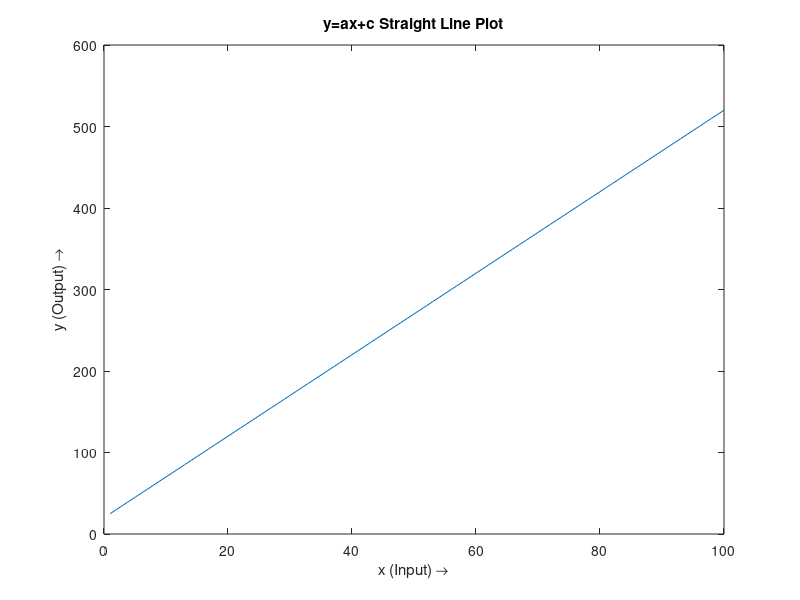

Source code (MATLAB):
% How to Generate & Plot Straight Line (y=ax+c) in MATLAB
x=1:100;
a=5;
c=20;
y = a*x+c;
plot(x,y);
xlabel('x (Input) →');
ylabel('y (Output) →');
title('y=ax+c Straight Line Plot');